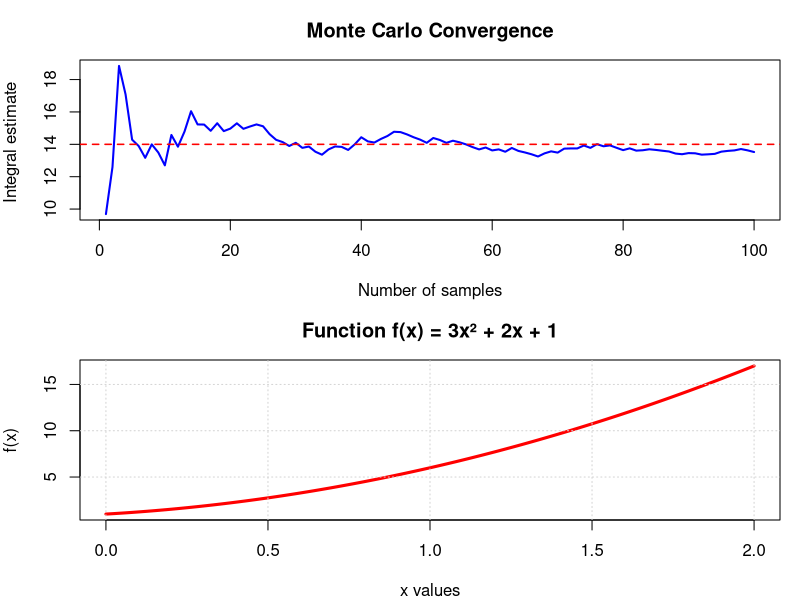

Recreate this plot in R.

#Creating any mathematical function
f <- function (x) {
  3*x^2 + 2*x + 1
}

#Deciding what the ends of the integral we want to calculate are (from a to b)
a <- 0
b <- 2

#Taking 200 random f(x)s to find the average f(x) from 0 to 2.
samples <- runif(100, a, b)

#Calculating the integral by assuming it is a rectangle from 0 to 2 with its height
#being the mean we calculated from before. 
integral_estimate <- (b-a) * mean(f(samples))

#Finally, we create a vector where we see how our estimate converged overtime to
#reach the final estimate above
estimates <- cumsum(f(samples)) / seq_along(samples) * (b-a)

#We plot the function's graph as well as the convergence 
layout(matrix(c(2,1), nrow = 2, byrow = TRUE))  
par(mar = c(4, 4, 3, 1))

x_vals <- seq(a, b, length.out=1000)
plot(x_vals, f(x_vals), type='l', main= "Function f(x) = 3x² + 2x + 1",  
     xlab = "x values", ylab = "f(x)",  
     lwd = 3, col = "red")  
grid()
plot(estimates, type = 'l', col = 'blue',
     main = "Monte Carlo Convergence",
     xlab = "Number of samples", ylab ="Integral estimate ",
     lwd = 2)

#The actual value of the integral to see how the convergence approaches it
exact_integral <- integrate(f, lower = 0, upper = 2)$value
abline(h = exact_integral, col = "red", lty = 2, lwd = 1.5)
     
